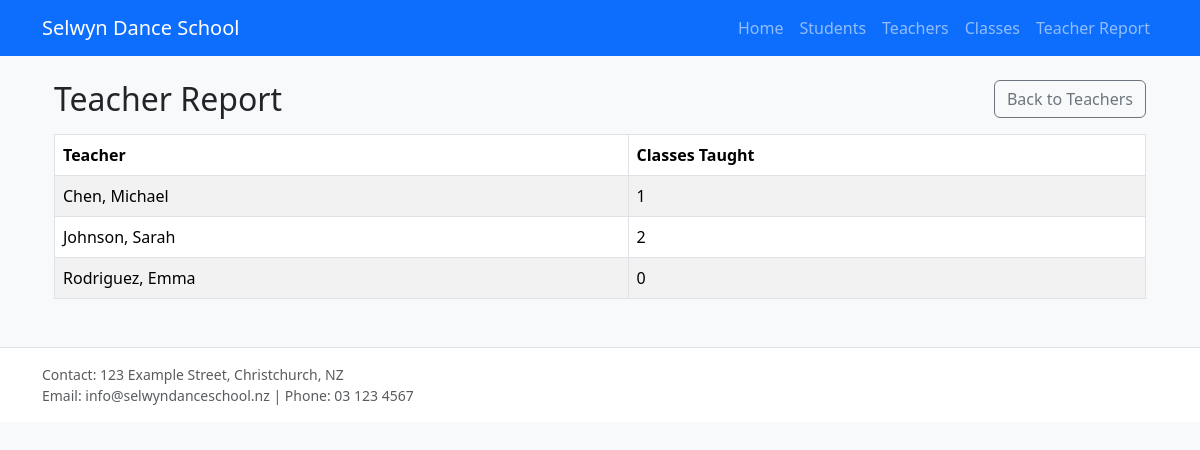
Page /report/teachers on the committed database.
### tables this page shows
CREATE TABLE teachers (    teacher_id INTEGER PRIMARY KEY AUTOINCREMENT,    first_name VARCHAR(100) NOT NULL,    last_name VARCHAR(100) NOT NULL,    email VARCHAR(255) UNIQUE,    phone VARCHAR(20),    is_active INTEGER DEFAULT 1);

### app.py (the view)
@app.route("/report/teachers")
def teacher_report():
    conn = sqlite3.connect(connect.db)
    conn.row_factory = sqlite3.Row
    cur = conn.cursor()
    rows = cur.execute("""
        SELECT
            t.teacher_id,
            t.first_name,
            t.last_name,
            COUNT(c.class_id) AS class_count
        FROM teachers t
        LEFT JOIN classes c ON c.teacher_id = t.teacher_id
        GROUP BY t.teacher_id, t.first_name, t.last_name
        ORDER BY t.last_name, t.first_name;
    """).fetchall()
    conn.close()
    return render_template("teacher_report.html", rows=rows)

### templates/teacher_report.html
{% extends "base.html" %}
{% block content %}
<div class="container mt-4">
  <div class="d-flex justify-content-between align-items-center mb-3">
    <h2 class="mb-0">Teacher Report</h2>
    <a class="btn btn-outline-secondary" href="{{ url_for('teachers') }}">Back to Teachers</a>
  </div>
  <table class="table table-striped table-bordered">
    <thead>
      <tr>
        <th>Teacher</th>
        <th>Classes Taught</th>
      </tr>
    </thead>
    <tbody>
      {% for r in rows %}
      <tr>
        <td>{{ r['last_name'] }}, {{ r['first_name'] }}</td>
        <td>{{ r['class_count'] }}</td>
      </tr>
      {% endfor %}
    </tbody>
  </table>
</div>
{% endblock %}

### rows in the picture
teachers: last_name "Chen", first_name "Michael", class_count "1"
teachers: last_name "Johnson", first_name "Sarah", class_count "2"
teachers: last_name "Rodriguez", first_name "Emma", class_count "0"
